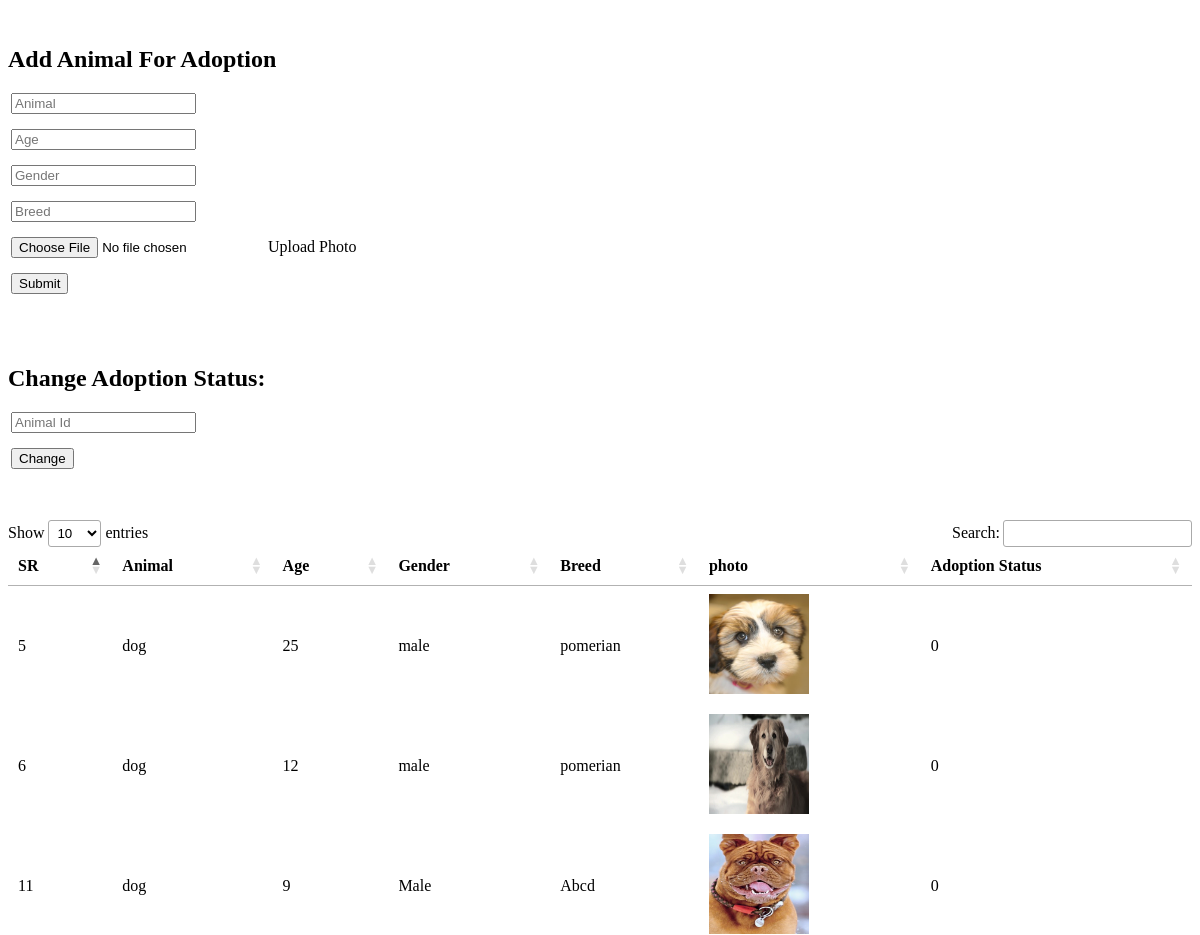
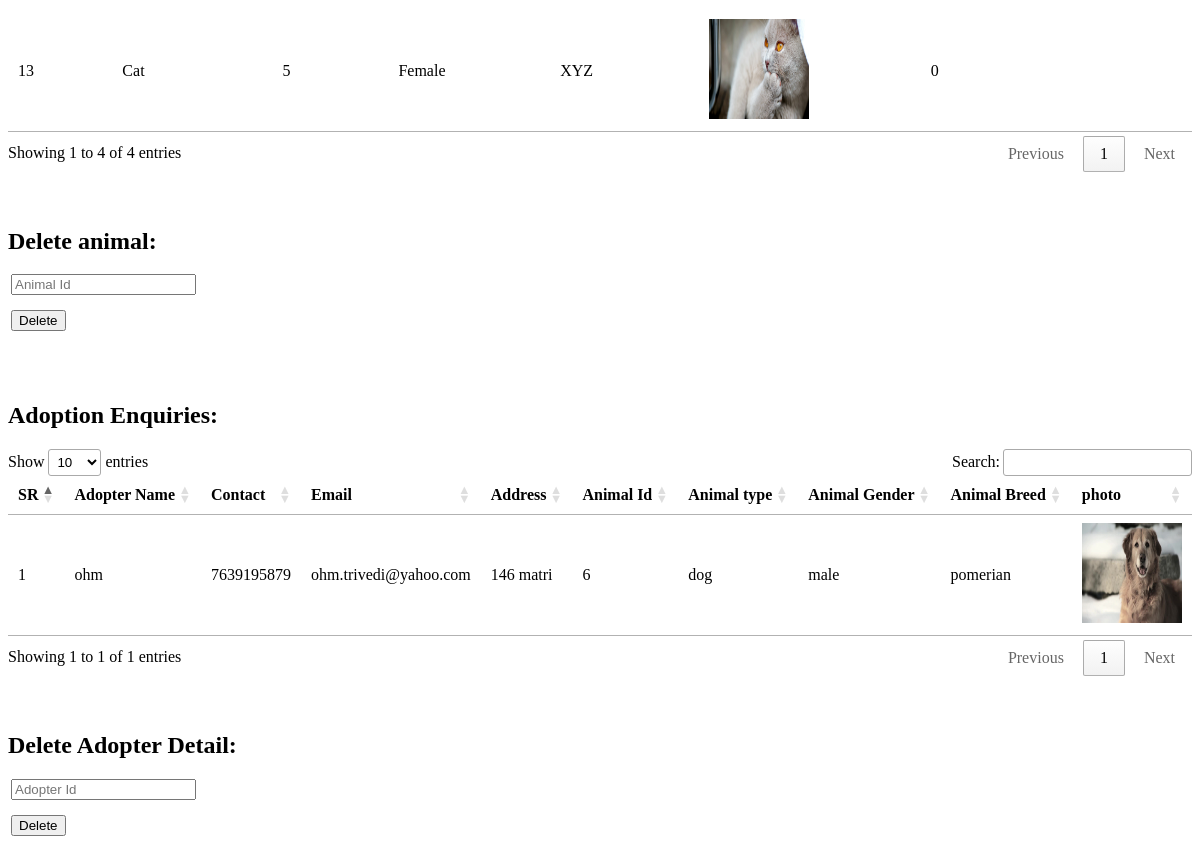
Page /adminp/adoption.php on the committed database (2 pictures, top to bottom).
### tables this page shows
CREATE TABLE `adoption` (
  `sr` int(11) NOT NULL,
  `animal` text NOT NULL,
  `age` int(11) NOT NULL,
  `gender` text NOT NULL,
  `breed` text NOT NULL,
  `photo_location` text NOT NULL,
  `adopt_status` int(11) NOT NULL
);

CREATE TABLE `adopter_details` (
  `id` int(11) NOT NULL,
  `name` text NOT NULL,
  `contact` text NOT NULL,
  `email` text NOT NULL,
  `address` text NOT NULL,
  `anim_sr` int(11) NOT NULL
);

### adminp/adoption.php (the view, shortened to what this page needs)
<?php
require("./connection.php");
?>
<?php
function html_table($data = array())
{
    $rows = array();
    foreach ($data as $row) {
        $cells = array();
        foreach ($row as $cell) {
            $cells[] = "<td>{$cell}</td>";
        }
        $rows[] = "<tr>" . implode('', $cells) . "</tr>";
    }
    return "<table class='table hover table-stripped table-bordered'>" ."<thead><tr> <th>SR</th> <th>Animal</th> <th>Age</th> <th>Gender</th>  <th>Breed</th> <th>photo</th> <th>Adoption Status</th> </tr></thead><tbody>". implode('', $rows). "</tbody></table>";
}
function html_table2($data = array())
{
    $rows = array();
    foreach ($data as $row) {
        $cells = array();
        foreach ($row as $cell) {
            $cells[] = "<td>{$cell}</td>";
        }
        $rows[] = "<tr>" . implode('', $cells) . "</tr>";
    }
    return "<table class='table hover table-stripped table-bordered'>" ."<thead><tr> <th>SR</th> <th>Adopter Name</th> <th>Contact</th> <th>Email</th>  <th>Address</th> <th>Animal Id</th> <th>Animal type</th> <th>Animal Gender</th> <th>Animal Breed</th> <th>photo</th> </tr></thead><tbody>". implode('', $rows). "</tbody></table>";
}
$sql = "select * from adoption";
$res = mysqli_fetch_all(mysqli_query($con,$sql));
foreach ($res as $key => $value)
{
	$res[$key][5] = "<img src='.".$res[$key][5]."' height=100 width=100>";
}
?>
<!DOCTYPE html>
<html>
<head>
	<link href="css/simple-sidebar.css" rel="stylesheet">
  <link rel="stylesheet" type="text/css" href="https://cdn.datatables.net/1.10.19/css/jquery.dataTables.css">
  <link rel="stylesheet" type="text/css" href="https://cdn.datatables.net/fixedcolumns/3.2.6/css/fixedColumns.dataTables.min.css">
  <link rel="stylesheet" type="text/css" href="https://cdn.datatables.net/responsive/2.2.3/css/responsive.dataTables.min.css">
</head>
<body>
<br>
<h2 class="alert alert-primary">Add Animal For Adoption</h2>
<form action="add_adoption.php" method="post" accept-charset="utf-8" enctype="multipart/form-data" class="form-inline">
	<div class="form-group">
		<input type="text" class="form-control" name="animal" placeholder="Animal" required="">
	</div>
	<div class="form-group">
		<input type="text" class="form-control" name="age" placeholder="Age"  required>
	</div>
	<div class="form-group">
		<input type="text" class="form-control" name="gender" placeholder="Gender" required>
	</div>
	<div class="form-group">
		<input type="text" class="form-control" name="breed" placeholder="Breed" required>
	</div>
    <div class="custom-file">
	    <input type="file" class="custom-file-input" name="adopt_photo" aria-describedby="inputGroupFileAddon01">
	    <label class="custom-file-label" for="inputGroupFile01">Upload Photo</label>
    </div>
	<div class="form-group">
		<input type="submit" class="btn btn-success" value="Submit">
	</div>
</form>
<br><br>
<h2 class="alert alert-primary">Change Adoption Status:</h2>
<form method="POST" action="adoption.php" accept-charset="utf-8" class="form-inline">
	<div class="form-group">
		<input type="text" class="form-control" name="adopt_status_chng_id" placeholder="Animal Id" required>
	</div>
	<div class="form-group">
		<input type="submit" class="btn btn-success" value="Change">
	</div>
</form>
<br><br>
<?php
echo html_table($res);
?>
<br><br>
<h2 class="alert alert-primary">Delete animal:</h2>
<form method="POST" action="adoption.php" accept-charset="utf-8" class="form-inline">
	<div class="form-group">
		<input type="text" class="form-control" name="del_anim_id" placeholder="Animal Id" required>
	</div>
	<div class="form-group">
		<input type="submit" class="btn btn-success" value="Delete">
	</div>
</form>
<br><br>
<h2 class="alert alert-primary">Adoption Enquiries:</h2>
<?php
$sql = "select *  from adopter_details join adoption on adoption.sr=adopter_details.anim_sr";
$res = mysqli_fetch_all(mysqli_query($con,$sql),MYSQLI_ASSOC);
foreach($res as $i=>$r)
{
	unset($res[$i]['anim_sr']);
	unset($res[$i]['age']);
	unset($res[$i]['adopt_status']);
	$res[$i]['photo_location'] = "<img src='.".$res[$i]['photo_location']."' height=100 width=100>";
}
echo html_table2($res);
?>
<br><br>
<h2 class="alert alert-primary">Delete Adopter Detail:</h2>
<form method="POST" action="adoption.php" accept-charset="utf-8" class="form-inline">
	<div class="form-group">
		<input type="text" class="form-control" name="del_adopter_id" placeholder="Adopter Id" required>
	</div>
	<div class="form-group">
		<input type="submit" class="btn btn-success" value="Delete">
	</div>
</form>
<br><br><br>
</body>
</html>

### adminp/css/simple-sidebar.css (style rules this page uses)
body { overflow-x: hidden; }

### adminp/adoption.php (style rules this page uses)
.form-inline > * { margin:15px 3px !important; }

### rows in the picture
adoption: sr "5 dog 25 male pomerian 0", photo_location (picture)
adoption: sr "6 dog 12 male pomerian 0", photo_location (picture)
adoption: sr "11 dog 9 Male Abcd 0", photo_location (picture)
adoption: sr "13 Cat 5 Female XYZ 0", photo_location (picture)
adopter_details: id "1 ohm 7639195879 ohm.trivedi@yahoo.com 146 matri dog male pomerian", adoption.photo_location (picture)

### other values in the picture
$cell "6"
